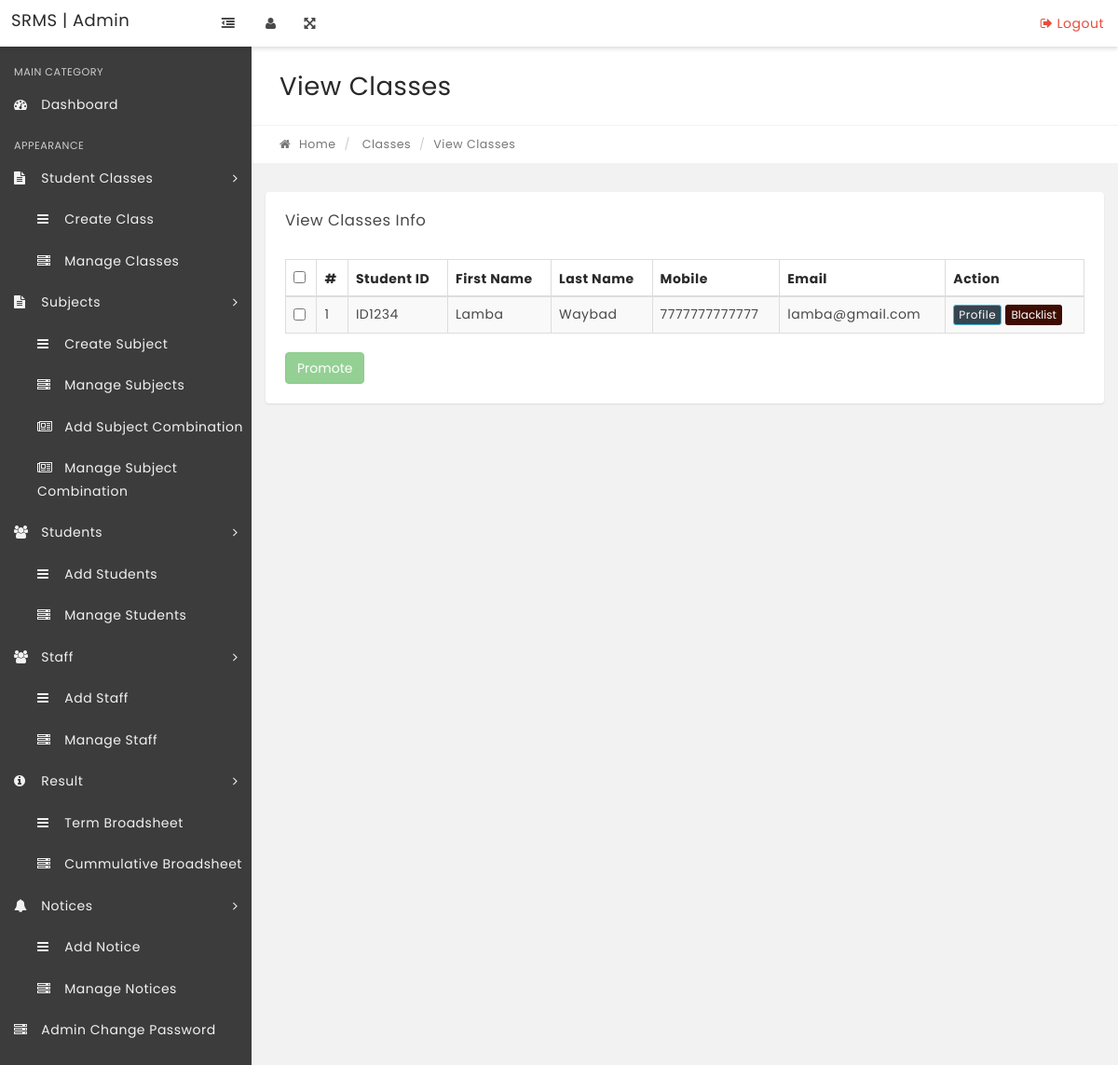
/RMP-admin/view-class.php?classid=jss1a, run on the app's committed database.
### tables this page shows
CREATE TABLE `students` (
  `sid` varchar(20) NOT NULL,
  `fname` varchar(50) NOT NULL,
  `midname` varchar(50) DEFAULT NULL,
  `lname` varchar(50) NOT NULL,
  `gender` enum('Male','Female') NOT NULL,
  `dob` date DEFAULT NULL,
  `mobile` varchar(20) DEFAULT NULL,
  `address` varchar(255) DEFAULT NULL,
  `state` varchar(50) DEFAULT NULL,
  `lga` varchar(50) DEFAULT NULL,
  `country` varchar(50) DEFAULT NULL,
  `email` varchar(50) NOT NULL,
  `medicals` varchar(255) DEFAULT NULL,
  `classid` varchar(20) NOT NULL,
  `parentname` varchar(100) DEFAULT NULL,
  `parentoccupation` varchar(100) DEFAULT NULL,
  `parentmobile1` varchar(20) DEFAULT NULL,
  `parentmobile2` varchar(20) DEFAULT NULL,
  `password` varchar(255) NOT NULL
);

### RMP-admin/view-class.php (the view, shortened to what this page needs)
<?php session_start();
include('includes/config.php');
if(strlen($_SESSION['alogin'])=="")
{   header("Location: index.php");
}else{
?>
<!DOCTYPE html>
<html lang="en">
    <head>
        <link rel="stylesheet" href="css/bootstrap.min.css" media="screen" >
        <link rel="stylesheet" href="css/font-awesome.min.css" media="screen" >
        <link rel="stylesheet" href="css/animate-css/animate.min.css" media="screen" >
        <link rel="stylesheet" href="css/lobipanel/lobipanel.min.css" media="screen" >
        <link rel="stylesheet" href="css/prism/prism.css" media="screen" >
        <link rel="stylesheet" type="text/css" href="js/DataTables/datatables.min.css"/>
        <link rel="stylesheet" href="css/main.css" media="screen" >
    </head>
    <body class="top-navbar-fixed">
        <div class="main-wrapper">
   <?php include('includes/topbar.php');?>
            <div class="content-wrapper">
                <div class="content-container">
<?php include('includes/leftbar.php');?>
                    <div class="main-page">
                        <div class="container-fluid">
                            <div class="row page-title-div">
                                <div class="col-md-6">
                                    <h2 class="title">View Classes</h2>
                                </div>
                            </div>
                            <div class="row breadcrumb-div">
                                <div class="col-md-6">
                                    <ul class="breadcrumb">
            							<li><a href="dashboard.php"><i class="fa fa-home"></i> Home</a></li>
                                        <li> <a href="manage-classes.php">Classes</a></li>
            							<li class="active">View Classes</li>
            						</ul>
                                </div>
                            </div>
                        </div>
                        <section class="section">
                            <div class="container-fluid">
                                <div class="row">
                                    <div class="col-md-12">
                                        <div class="panel">
                                            <div class="panel-heading">
                                                <div class="panel-title">
                                                    <h5>View Classes Info</h5>
                                                </div>
                                            </div>
<div class="panel-body p-20">
    <table id="example" class="display table table-striped table-bordered" cellspacing="0" width="100%">
        <thead>
            <tr>
                <th><input type="checkbox" id="select-all"></th>
                <th>#</th>
                <th>Student ID</th>
                <th>First Name</th>
                <th>Last Name</th>
                <th>Mobile</th>
                <th>Email</th>
                <th>Action</th>
            </tr>
        </thead>
        <tbody>
        <?php
        $cid = htmlspecialchars(trim($_GET['classid']));
        $sql = "SELECT sid, fname, midname, lname, mobile, email
                FROM students
                WHERE classid = :cid";
        $query = $dbh->prepare($sql);
        $query->bindParam(':cid', $cid, PDO::PARAM_STR);
        $query->execute();
        $results = $query->fetchAll(PDO::FETCH_OBJ);
        $cnt = 1;
        if ($query->rowCount() > 0) {
            foreach ($results as $result) {
                $sqlCheckBlacklist = "SELECT sid FROM blacklist WHERE sid = :sid";
                $queryCheckBlacklist = $dbh->prepare($sqlCheckBlacklist);
                $queryCheckBlacklist->bindParam(':sid', $result->sid, PDO::PARAM_STR);
                $queryCheckBlacklist->execute();
                $isBlacklisted = $queryCheckBlacklist->rowCount() > 0;
                ?>
                <tr>
                    <td>
                        <input type="checkbox" class="select-row" data-sid="<?php echo htmlentities($result->sid); ?>" data-email="<?php echo htmlentities($result->email); ?>">
                    </td>
                    <td><?php echo htmlentities($cnt); ?></td>
                    <td><?php echo htmlentities($result->sid); ?></td>
                    <td><?php echo htmlentities($result->fname); ?></td>
                    <td><?php echo htmlentities($result->lname); ?></td>
                    <td><?php echo htmlentities($result->mobile); ?></td>
                    <td><?php echo htmlentities($result->email); ?></td>
                    <td>
                        <a href="edit-student.php?stid=<?php echo htmlentities($result->sid); ?>" class="btn btn-info btn-xs" style="background-color: #36454F;"> Profile </a>
                        <button class="btn btn-blacklist btn-xs" data-sid="<?php echo htmlentities($result->sid); ?>" style="background-color: #3D0C02; color: white;">
                            <?php echo $isBlacklisted ? 'Unblacklist' : 'Blacklist'; ?>
                        </button>
                    </td>
                </tr>
                <?php $cnt++;
            }
        } ?>
        </tbody>
    </table>
     <button id="promote-button" class="btn btn-success" disabled>Promote</button>
    </div>
</div>
<?php $cnt=$cnt+1;} ?>
                                            </div>
                                        </div>
                                    </div>
                                                </div>
                                            </div>
                                        </div>
                                    </div>
    </body>
</html>

### data on the page
students: sid "ID1234", fname "Lamba", lname "Waybad", mobile "7777777777777", email "lamba@gmail.com"
